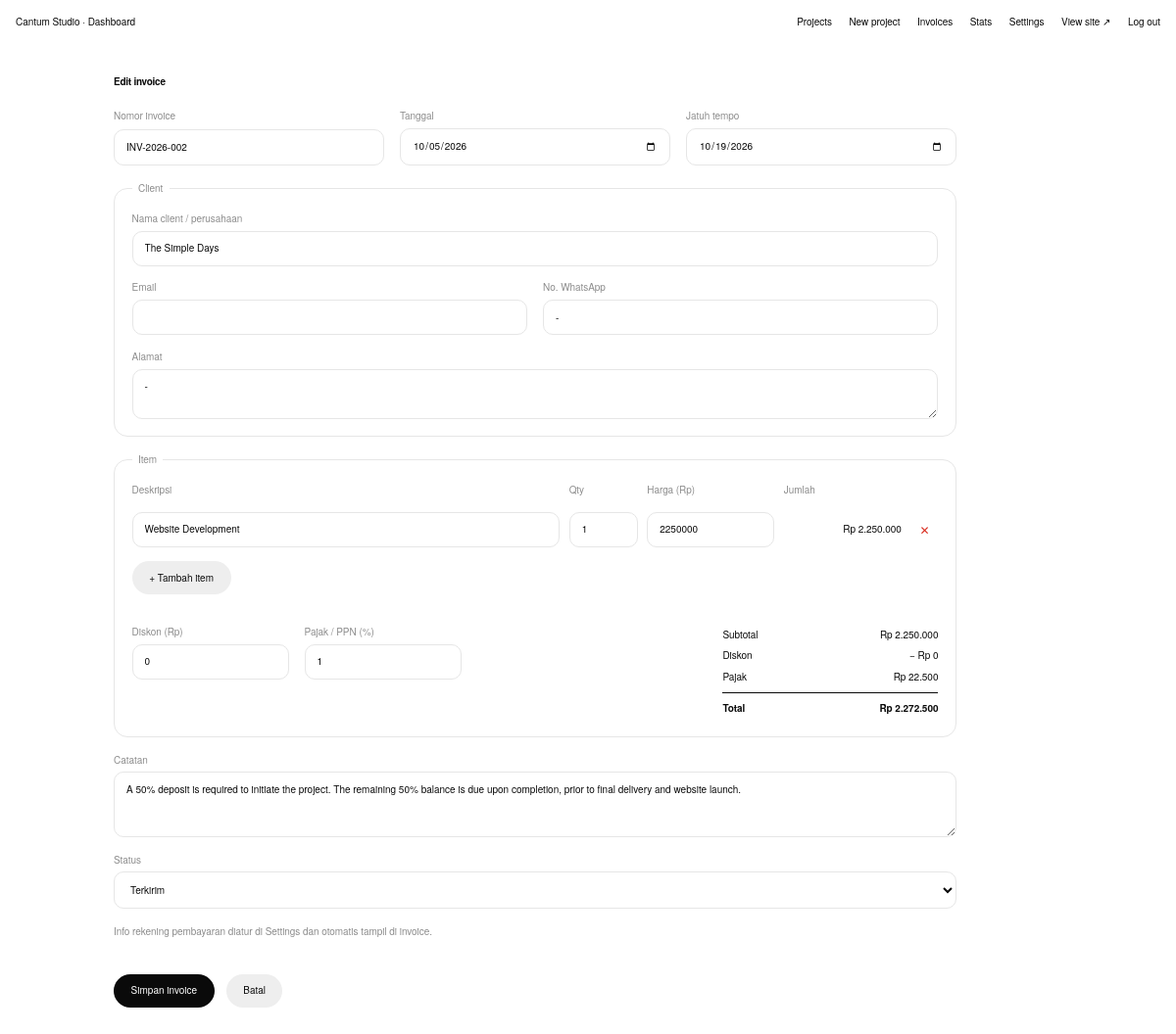
Screenshot of /admin/invoice_edit?id=3 (signed in) with the database file from the repository.
### tables this page shows
CREATE TABLE invoices (
        id INTEGER PRIMARY KEY AUTOINCREMENT,
        number TEXT NOT NULL UNIQUE,
        token TEXT NOT NULL UNIQUE,
        client_name TEXT NOT NULL,
        client_email TEXT,
        client_phone TEXT,
        client_address TEXT,
        issue_date TEXT NOT NULL,
        due_date TEXT,
        tax_rate REAL NOT NULL DEFAULT 0,
        discount INTEGER NOT NULL DEFAULT 0,
        notes TEXT,
        status TEXT NOT NULL DEFAULT 'draft',
        paid_at TEXT,
        created_at TEXT NOT NULL DEFAULT CURRENT_TIMESTAMP
    );

CREATE TABLE invoice_items (
        id INTEGER PRIMARY KEY AUTOINCREMENT,
        invoice_id INTEGER NOT NULL REFERENCES invoices(id) ON DELETE CASCADE,
        description TEXT NOT NULL,
        qty REAL NOT NULL DEFAULT 1,
        price INTEGER NOT NULL DEFAULT 0,
        sort_order INTEGER NOT NULL DEFAULT 0
    );

### inc/bootstrap.php (called while the page is built, shortened)
<?php
function db(): PDO
{
    static $pdo = null;
    if ($pdo) return $pdo;
    $pdo = new PDO('sqlite:' . ROOT . '/data/cantum.sqlite');
    $pdo->setAttribute(PDO::ATTR_ERRMODE, PDO::ERRMODE_EXCEPTION);
    $pdo->setAttribute(PDO::ATTR_DEFAULT_FETCH_MODE, PDO::FETCH_ASSOC);
    $pdo->exec('PRAGMA foreign_keys = ON');
    $pdo->exec("CREATE TABLE IF NOT EXISTS projects (
        id INTEGER PRIMARY KEY AUTOINCREMENT,
        title TEXT NOT NULL,
        slug TEXT NOT NULL UNIQUE,
        category TEXT NOT NULL DEFAULT 'Other',
        year TEXT,
        location TEXT,
        description TEXT,
        cover_id INTEGER,
        sort_order INTEGER NOT NULL DEFAULT 0,
        published INTEGER NOT NULL DEFAULT 1,
        created_at TEXT NOT NULL DEFAULT CURRENT_TIMESTAMP
    )");
    $pdo->exec("CREATE TABLE IF NOT EXISTS images (
        id INTEGER PRIMARY KEY AUTOINCREMENT,
        project_id INTEGER NOT NULL REFERENCES projects(id) ON DELETE CASCADE,
        filename TEXT NOT NULL,
        sort_order INTEGER NOT NULL DEFAULT 0
    )");
    $pdo->exec("CREATE TABLE IF NOT EXISTS settings (k TEXT PRIMARY KEY, v TEXT)");
    $pdo->exec("CREATE TABLE IF NOT EXISTS users (
        id INTEGER PRIMARY KEY AUTOINCREMENT,
        username TEXT NOT NULL UNIQUE,
        password TEXT NOT NULL
    )");
    $pdo->exec("CREATE TABLE IF NOT EXISTS invoices (
        id INTEGER PRIMARY KEY AUTOINCREMENT,
        number TEXT NOT NULL UNIQUE,
        token TEXT NOT NULL UNIQUE,
        client_name TEXT NOT NULL,
        client_email TEXT,
        client_phone TEXT,
        client_address TEXT,
        issue_date TEXT NOT NULL,
        due_date TEXT,
        tax_rate REAL NOT NULL DEFAULT 0,
        discount INTEGER NOT NULL DEFAULT 0,
        notes TEXT,
        status TEXT NOT NULL DEFAULT 'draft',
        paid_at TEXT,
        created_at TEXT NOT NULL DEFAULT CURRENT_TIMESTAMP
    )");
    $pdo->exec("CREATE TABLE IF NOT EXISTS invoice_items (
        id INTEGER PRIMARY KEY AUTOINCREMENT,
        invoice_id INTEGER NOT NULL REFERENCES invoices(id) ON DELETE CASCADE,
        description TEXT NOT NULL,
        qty REAL NOT NULL DEFAULT 1,
        price INTEGER NOT NULL DEFAULT 0,
        sort_order INTEGER NOT NULL DEFAULT 0
    )");
    return $pdo;
}
function e($s): string { return htmlspecialchars((string)$s, ENT_QUOTES, 'UTF-8'); }
function clean_path(string $path): string
{
    $path = preg_replace('#(^|/)index\.php(?=$|[?\#])#', '$1', $path);
    return preg_replace('#\.php(?=$|[?\#])#', '', $path);
}
function url(string $path = ''): string { return BASE . '/' . ltrim(clean_path($path), '/'); }
function invoice_items(int $invoiceId): array
{
    $st = db()->prepare('SELECT * FROM invoice_items WHERE invoice_id = ? ORDER BY sort_order, id');
    $st->execute([$invoiceId]);
    return $st->fetchAll();
}

### admin/invoice_edit.php (the view, shortened to what this page needs)
<?php
require __DIR__ . '/../inc/bootstrap.php';
require __DIR__ . '/_layout.php';
$id = (int)($_GET['id'] ?? 0);
$inv = [
    'id' => 0, 'number' => next_invoice_number(), 'client_name' => '', 'client_email' => '', 'client_phone' => '', 'client_address' => '',
    'issue_date' => date('Y-m-d'), 'due_date' => date('Y-m-d', strtotime('+14 days')), 'tax_rate' => 0, 'discount' => 0,
    'notes' => setting('invoice_terms'), 'status' => 'draft',
];
$items = [['description' => '', 'qty' => 1, 'price' => 0]];
if ($id) {
    $st = db()->prepare('SELECT * FROM invoices WHERE id = ?');
    $st->execute([$id]);
    $inv = $st->fetch();
    $items = invoice_items($id) ?: $items;
}
?>
<h1><?= $inv['id'] || $id ? 'Edit invoice' : 'New invoice' ?></h1>
<form method="post" class="form invform" action="<?= url('admin/invoice_edit.php' . ($id ? '?id=' . $id : '')) ?>">
  <div class="cols">
    <label>Nomor invoice<input name="number" value="<?= e($inv['number']) ?>" required></label>
    <label>Tanggal<input type="date" name="issue_date" value="<?= e($inv['issue_date']) ?>" required></label>
    <label>Jatuh tempo<input type="date" name="due_date" value="<?= e($inv['due_date']) ?>"></label>
  </div>
  <fieldset>
    <legend>Client</legend>
    <label>Nama client / perusahaan<input name="client_name" value="<?= e($inv['client_name']) ?>" required></label>
    <div class="cols2">
      <label>Email<input type="email" name="client_email" value="<?= e($inv['client_email']) ?>"></label>
      <label>No. WhatsApp<input name="client_phone" value="<?= e($inv['client_phone']) ?>" placeholder="0812xxxxxxx"></label>
    </div>
    <label>Alamat<textarea name="client_address" rows="2"><?= e($inv['client_address']) ?></textarea></label>
  </fieldset>
  <fieldset>
    <legend>Item</legend>
    <div class="itemhead"><span>Deskripsi</span><span>Qty</span><span>Harga (Rp)</span><span>Jumlah</span><span></span></div>
    <div id="items">
      <?php foreach ($items as $it): ?>
      <div class="item">
        <input name="desc[]" value="<?= e($it['description']) ?>" placeholder="mis. Website company profile (5 halaman)">
        <input name="qty[]" type="number" step="any" min="0" value="<?= e(rtrim(rtrim(number_format((float)$it['qty'], 2, '.', ''), '0'), '.') ?: '0') ?>">
        <input name="price[]" type="number" step="1" min="0" value="<?= (int)$it['price'] ?>">
        <span class="amt">0</span>
        <button type="button" class="link danger rm" aria-label="Hapus item">✕</button>
      </div>
      <?php endforeach; ?>
    </div>
    <div><button type="button" class="btn ghost" id="add">+ Tambah item</button></div>
    <div class="totals">
      <label>Diskon (Rp)<input type="number" name="discount" min="0" step="1" value="<?= (int)$inv['discount'] ?>"></label>
      <label>Pajak / PPN (%)<input type="number" name="tax_rate" min="0" max="100" step="any" value="<?= e((float)$inv['tax_rate']) ?>"></label>
      <dl>
        <div><dt>Subtotal</dt><dd id="t-sub">Rp 0</dd></div>
        <div><dt>Diskon</dt><dd id="t-disc">Rp 0</dd></div>
        <div><dt>Pajak</dt><dd id="t-tax">Rp 0</dd></div>
        <div class="grand"><dt>Total</dt><dd id="t-total">Rp 0</dd></div>
      </dl>
    </div>
  </fieldset>
  <label>Catatan<textarea name="notes" rows="3"><?= e($inv['notes']) ?></textarea></label>
  <label>Status
    <select name="status">
      <?php foreach (['draft' => 'Draft', 'sent' => 'Terkirim', 'paid' => 'Lunas'] as $k => $v): ?>
        <option value="<?= $k ?>" <?= $inv['status'] === $k ? 'selected' : '' ?>><?= $v ?></option>
      <?php endforeach; ?>
    </select>
  </label>
  <p class="muted">Info rekening pembayaran diatur di Settings dan otomatis tampil di invoice.</p>
  <div class="row">
    <button class="btn" type="submit">Simpan invoice</button>
    <a class="btn ghost" href="<?= url('admin/invoices.php') ?>">Batal</a>
  </div>
</form>

### assets/css/style.css (style rules this page uses)
:root { --bg: #fff; --fg: #0a0a0a; --muted: #8c8c8c; --line: #e6e6e6; --soft: #eeeeee; --gutter: 16px; --bar-h: 44px; --spring: cubic-bezier(.2, .9, .25, 1); }
* { box-sizing: border-box; margin: 0; padding: 0; }
html { -webkit-text-size-adjust: 100%; scroll-behavior: smooth; }
body { background: var(--bg); color: var(--fg); font: 400 10px/1.5 "Helvetica Neue", Helvetica, Arial, system-ui, sans-serif; letter-spacing: -.005em; -webkit-font-smoothing: antialiased; min-height: 100vh; min-height: 100dvh; display: flex; flex-direction: column; }
a { color: inherit; text-decoration: none; }

### assets/css/admin.css (style rules this page uses)
.admin h1 { font-size: 10px; font-weight: 600; letter-spacing: -.025em; margin-bottom: 1.25rem; }
.row { display: flex; gap: .75rem; align-items: center; margin-top: 1.25rem; }
.muted { color: var(--muted); font-size: 10px; }
.btn { display: inline-block; border: 0; cursor: pointer; font: inherit; font-size: 10px; font-weight: 500; background: var(--fg); color: var(--bg); padding: .6rem 1.1rem; border-radius: 999px; transition: transform .15s var(--spring), opacity .2s; }
.btn.ghost { background: var(--soft); color: var(--fg); }
.link { background: none; border: 0; font: inherit; color: var(--muted); cursor: pointer; padding: 0; }
.danger, .link.danger:hover { color: #d92d20; }
.form { display: grid; gap: 1rem; max-width: 720px; }
.form label, .loginbox label { display: grid; gap: .3rem; font-size: 10px; color: var(--muted); }
.cols { display: grid; grid-template-columns: repeat(3, 1fr); gap: 1rem; }
input, select, textarea { font: inherit; font-size: 10px; color: var(--fg); background: var(--bg); border: 1px solid var(--line); border-radius: 10px; padding: .6rem .75rem; width: 100%; transition: border-color .2s, box-shadow .2s; }
fieldset { border: 1px solid var(--line); border-radius: 14px; padding: 1rem 1.1rem 1.1rem; display: grid; gap: .9rem; }
legend { padding: 0 .4rem; font-size: 10px; color: var(--muted); }
.cols2 { display: grid; grid-template-columns: 1fr 1fr; gap: 1rem; }
.invform { max-width: 860px; }
.itemhead, .item { display: grid; grid-template-columns: 1fr 70px 130px 120px 28px; gap: .6rem; align-items: center; }
.itemhead { color: var(--muted); }
#items { display: grid; gap: .5rem; }
.item .amt { text-align: right; font-variant-numeric: tabular-nums; }
.item .rm { font-size: 12px; }
.totals { display: grid; grid-template-columns: 160px 160px 1fr; gap: 1rem; align-items: start; margin-top: 1rem; }
.totals dl { justify-self: end; min-width: 220px; }
.totals dl div { display: flex; justify-content: space-between; gap: 2rem; padding: .2rem 0; }
.totals dl .grand { border-top: 1px solid var(--fg); margin-top: .3rem; padding-top: .5rem; font-weight: 600; }

### rows the page displays
invoices: number "INV-2026-002", issue_date "10/05/2026", due_date "10/19/2026", client_name "The Simple Days", client_phone "-", client_address "-", discount "0", tax_rate "1", notes "A 50% deposit is required to initiate the project. The remaining 50% balance is due upon completion, prior to final delivery and website launch.", status "Terkirim"
invoice_items: description "Website Development", qty "1", price "2250000"

### other values shown
SITE_NAME "Cantum Studio"
